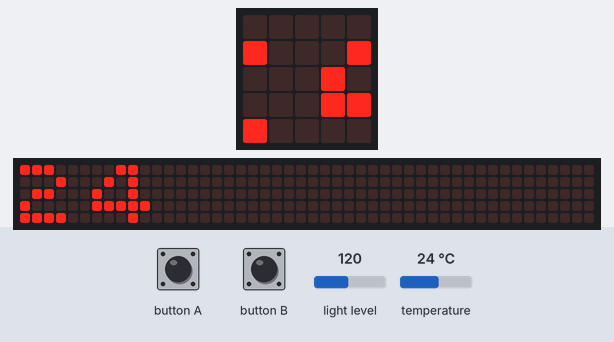
Simulated run of this program. Board: BBC micro:bit (MakeCode). Parts: the board's 5×5 LED display, a strip that is not on the board, showing the scrolling text unrolled. Inputs (shaded band) come from the test bench; at power-on: temperature 24 °C, light level 120. The 48×5 strip is a reading aid, not a part: it shows the text the display is scrolling, unrolled, one strip-width of it at a time.

Above: at 1.27 s.
1.3 s: temperature set to 33 °C
At 3.2 s:
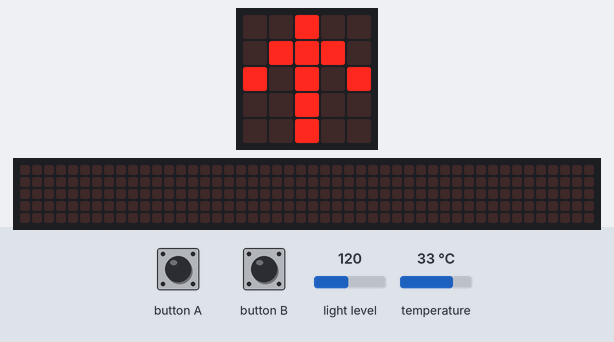
4.2 s: temperature set to 12 °C
At 4.6 s:
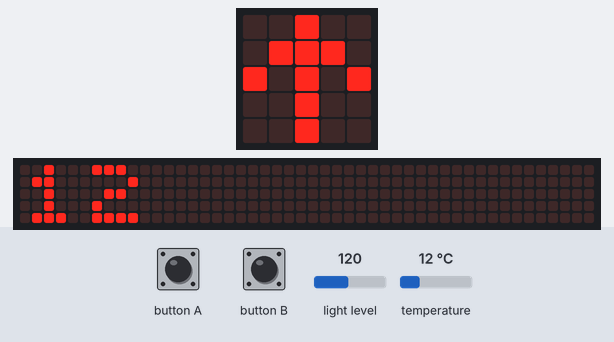
6.0 s: button B pressed for 0.15 s
6.7 s: temperature set to 7 °C
At 7.5 s:
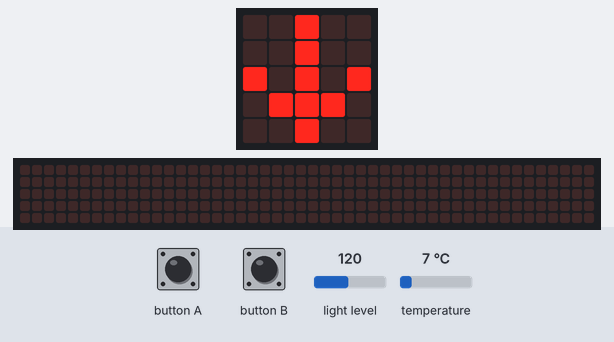
8.7 s: temperature set to 7.5 °C
10.2 s: temperature set to 8.5 °C
At 11.7 s:
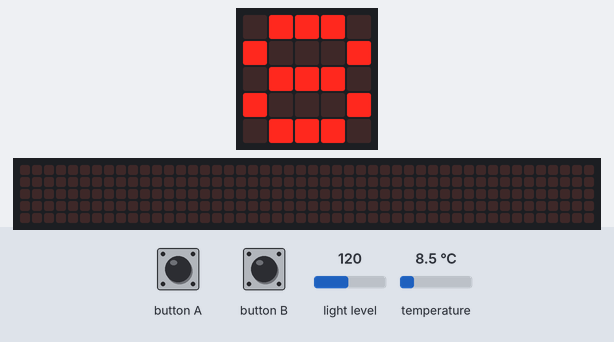
Timing chart, 0 to 13.1 s (numbered marks = the images above; inputs shaded):
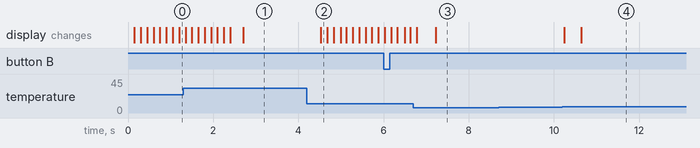

Measured:
- the behaviour switches between 7.9 and 8 °C on temperature (found by bisection; images 3 and 4)
- after the input at 1.3 s, the display: first differs from a run without the input after 1.4 s (image 1)
- after the input at 4.2 s, the display: changes after 0.33 s (image 2)
- after the input at 6.7 s, the display: first differs from a run without the input after 0.53 s (image 3)
- after the input at 8.7 s, every drawn part: stays the same
- after the input at 10.2 s, the display: first changes at once (image 4 shows a later state)

The program:

main.ts
```typescript
input.onButtonPressed(Button.A, function () {
    basic.showNumber(input.lightLevel())
})
input.onButtonPressed(Button.B, function () {
    if (input.lightLevel() > 100) {
        basic.showLeds(`
            # . # . #
            . # # # .
            # # # # #
            . # # # .
            # . # . #
            `)
    } else {
        basic.showLeds(`
            . . . . .
            . . # . .
            . # # # .
            . . # . .
            . . . . .
            `)
    }
})
basic.forever(function () {
    basic.showNumber(input.temperature())
    while (input.temperature() < 8) {
        basic.showArrow(ArrowNames.South)
    }
    while (input.temperature() > 30) {
        basic.showArrow(ArrowNames.North)
    }
})
```

test.ts
```typescript
// aquí va el archivo "tests"; esto no se compilará cuando este paquete se utilice como una extensión.
```
